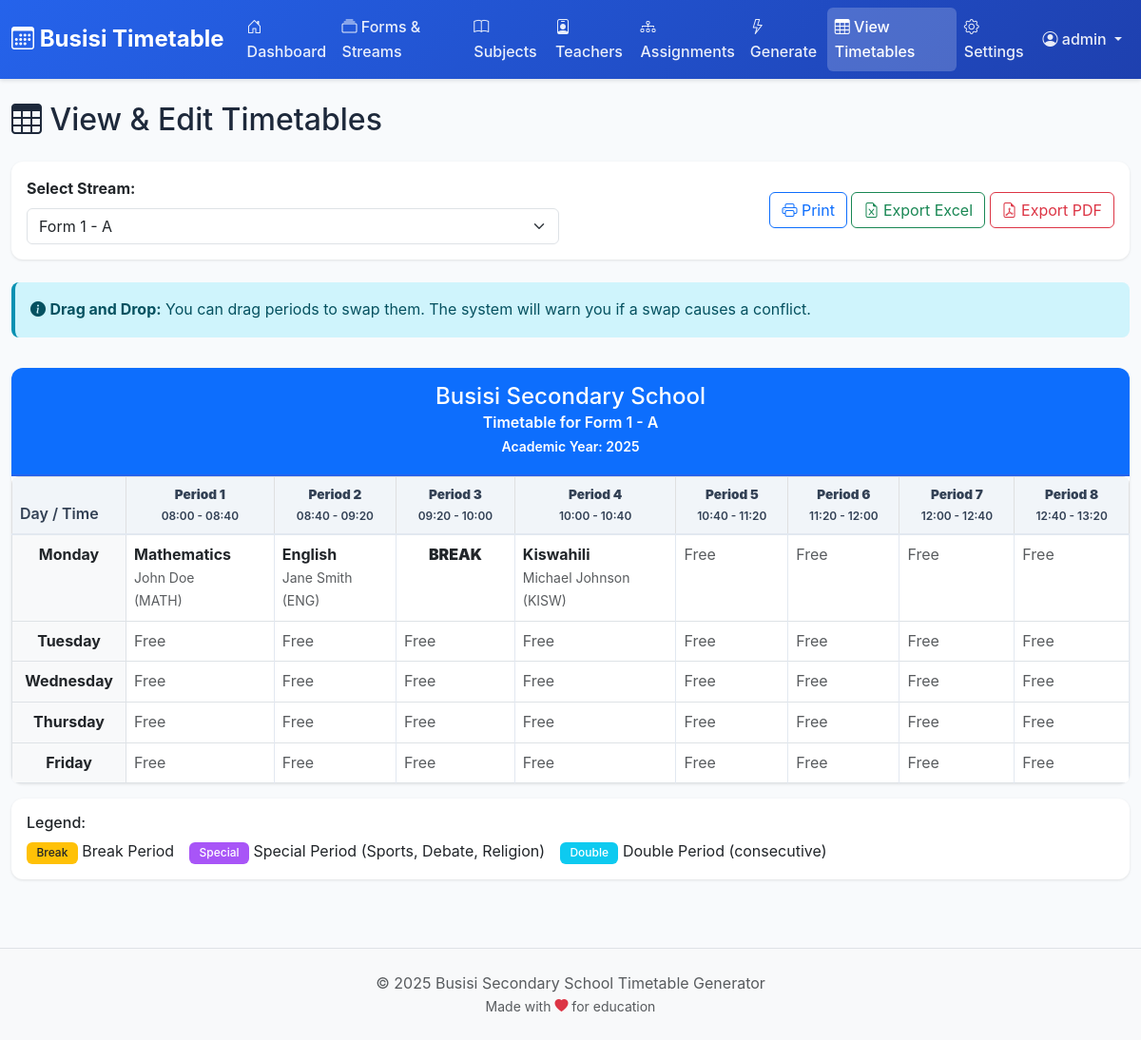
Screenshot of /admin/view.php (signed in) with the database file from the repository.
### tables this page shows
CREATE TABLE IF NOT EXISTS `school_settings` (
  `id` int(11) NOT NULL AUTO_INCREMENT,
  `setting_key` varchar(100) NOT NULL,
  `setting_value` text NOT NULL,
  `updated_at` timestamp NOT NULL DEFAULT CURRENT_TIMESTAMP ON UPDATE CURRENT_TIMESTAMP,
  PRIMARY KEY (`id`),
  UNIQUE KEY `setting_key` (`setting_key`)
);

CREATE TABLE IF NOT EXISTS `streams` (
  `id` int(11) NOT NULL AUTO_INCREMENT,
  `form_id` int(11) NOT NULL,
  `name` varchar(50) NOT NULL,
  `description` text DEFAULT NULL,
  `created_at` timestamp NOT NULL DEFAULT CURRENT_TIMESTAMP,
  PRIMARY KEY (`id`),
  KEY `form_id` (`form_id`),
  CONSTRAINT `streams_ibfk_1` FOREIGN KEY (`form_id`) REFERENCES `forms` (`id`) ON DELETE CASCADE
);

CREATE TABLE IF NOT EXISTS `forms` (
  `id` int(11) NOT NULL AUTO_INCREMENT,
  `name` varchar(50) NOT NULL,
  `description` text DEFAULT NULL,
  `display_order` int(11) DEFAULT 0,
  `created_at` timestamp NOT NULL DEFAULT CURRENT_TIMESTAMP,
  PRIMARY KEY (`id`),
  UNIQUE KEY `name` (`name`)
);

CREATE TABLE IF NOT EXISTS `timetables` (
  `id` int(11) NOT NULL AUTO_INCREMENT,
  `stream_id` int(11) NOT NULL,
  `day_of_week` int(11) NOT NULL COMMENT '1=Monday, 5=Friday, 7=Sunday',
  `period_number` int(11) NOT NULL,
  `subject_id` int(11) DEFAULT NULL,
  `teacher_id` int(11) DEFAULT NULL,
  `is_break` tinyint(1) DEFAULT 0,
  `is_special` tinyint(1) DEFAULT 0,
  `is_double_period` tinyint(1) DEFAULT 0 COMMENT 'First period of a double period',
  `special_period_id` int(11) DEFAULT NULL,
  `created_at` timestamp NOT NULL DEFAULT CURRENT_TIMESTAMP,
  `updated_at` timestamp NOT NULL DEFAULT CURRENT_TIMESTAMP ON UPDATE CURRENT_TIMESTAMP,
  PRIMARY KEY (`id`),
  UNIQUE KEY `unique_slot` (`stream_id`,`day_of_week`,`period_number`),
  KEY `subject_id` (`subject_id`),
  KEY `teacher_id` (`teacher_id`),
  KEY `special_period_id` (`special_period_id`),
  CONSTRAINT `timetables_ibfk_1` FOREIGN KEY (`stream_id`) REFERENCES `streams` (`id`) ON DELETE CASCADE,
  CONSTRAINT `timetables_ibfk_2` FOREIGN KEY (`subject_id`) REFERENCES `subjects` (`id`) ON DELETE SET NULL,
  CONSTRAINT `timetables_ibfk_3` FOREIGN KEY (`teacher_id`) REFERENCES `teachers` (`id`) ON DELETE SET NULL,
  CONSTRAINT `timetables_ibfk_4` FOREIGN KEY (`special_period_id`) REFERENCES `special_periods` (`id`) ON DELETE SET NULL
);

CREATE TABLE IF NOT EXISTS `subjects` (
  `id` int(11) NOT NULL AUTO_INCREMENT,
  `name` varchar(100) NOT NULL,
  `code` varchar(20) DEFAULT NULL,
  `description` text DEFAULT NULL,
  `created_at` timestamp NOT NULL DEFAULT CURRENT_TIMESTAMP,
  PRIMARY KEY (`id`),
  UNIQUE KEY `name` (`name`)
);

### includes/functions.php (called while the page is built, shortened)
<?php
function getSetting($key, $default = '') {
    $db = getDB();
    $stmt = $db->prepare("SELECT setting_value FROM school_settings WHERE setting_key = ?");
    $stmt->execute([$key]);
    $result = $stmt->fetch();
    return $result ? $result['setting_value'] : $default;
}
function getAllStreams() {
    $db = getDB();
    $stmt = $db->query("SELECT s.*, f.name as form_name
                       FROM streams s
                       JOIN forms f ON s.form_id = f.id
                       ORDER BY f.display_order, f.name, s.name");
    return $stmt->fetchAll();
}
function getStreamById($id) {
    $db = getDB();
    $stmt = $db->prepare("SELECT s.*, f.name as form_name
                         FROM streams s
                         JOIN forms f ON s.form_id = f.id
                         WHERE s.id = ?");
    $stmt->execute([$id]);
    return $stmt->fetch();
}
function getDayName($dayNumber) {
    $days = ['', 'Monday', 'Tuesday', 'Wednesday', 'Thursday', 'Friday', 'Saturday', 'Sunday'];
    return $days[$dayNumber] ?? 'Unknown';
}

### admin/view.php (the view, shortened to what this page needs)
<?php
require_once '../includes/functions.php';
$db = getDB();
$streams = getAllStreams();
$selectedStreamId = isset($_GET['stream_id']) ? intval($_GET['stream_id']) : ($streams[0]['id'] ?? 0);
$timetable = [];
if ($selectedStreamId) {
    $stmt = $db->prepare("SELECT t.*,
                         sub.name as subject_name, sub.code as subject_code,
                         CONCAT(te.first_name, ' ', te.last_name) as teacher_name,
                         sp.name as special_name
                         FROM timetables t
                         LEFT JOIN subjects sub ON t.subject_id = sub.id
                         LEFT JOIN teachers te ON t.teacher_id = te.id
                         LEFT JOIN special_periods sp ON t.special_period_id = sp.id
                         WHERE t.stream_id = ?
                         ORDER BY t.day_of_week, t.period_number");
    $stmt->execute([$selectedStreamId]);
    $results = $stmt->fetchAll();
    foreach ($results as $row) {
        $timetable[$row['day_of_week']][$row['period_number']] = $row;
    }
}
$schoolDays = intval(getSetting('school_days', 5));
$periodsPerDay = intval(getSetting('periods_per_day', 8));
$schoolName = getSetting('school_name', 'Busisi Secondary School');
$schoolStartTime = getSetting('school_start_time', '08:00');
$periodDuration = intval(getSetting('period_duration', 40));
function calculatePeriodTime($startTime, $periodNumber, $duration) {
    $startDateTime = DateTime::createFromFormat('H:i', $startTime);
    $periodStart = clone $startDateTime;
    $periodStart->add(new DateInterval('PT' . (($periodNumber - 1) * $duration) . 'M'));
    $periodEnd = clone $periodStart;
    $periodEnd->add(new DateInterval('PT' . $duration . 'M'));
    return $periodStart->format('H:i') . ' - ' . $periodEnd->format('H:i');
}
$streamInfo = $selectedStreamId ? getStreamById($selectedStreamId) : null;
?>
<?php require_once '../includes/header.php'; ?>
<div class="row">
    <div class="col-12">
        <h2 class="mb-4">
            <i class="bi bi-table"></i> View & Edit Timetables
        </h2>
    </div>
</div>
<div class="row mb-4">
    <div class="col-12">
        <div class="card">
            <div class="card-body">
                <div class="row align-items-center">
                    <div class="col-md-6">
                        <label for="streamSelect" class="form-label fw-bold">Select Stream:</label>
                        <select class="form-select" id="streamSelect" onchange="window.location.href='view.php?stream_id='+this.value">
                            <?php if (empty($streams)): ?>
                                <option value="">No streams available</option>
                            <?php else: ?>
                                <?php foreach ($streams as $stream): ?>
                                    <option value="<?php echo $stream['id']; ?>"
                                            <?php echo $selectedStreamId == $stream['id'] ? 'selected' : ''; ?>>
                                        <?php echo htmlspecialchars($stream['form_name'] . ' - ' . $stream['name']); ?>
                                    </option>
                                <?php endforeach; ?>
                            <?php endif; ?>
                        </select>
                    </div>
                    <div class="col-md-6 text-end">
                        <button type="button" class="btn btn-outline-primary" onclick="window.print()">
                            <i class="bi bi-printer"></i> Print
                        </button>
                        <a href="exports.php?stream_id=<?php echo $selectedStreamId; ?>" class="btn btn-outline-success">
                            <i class="bi bi-file-earmark-excel"></i> Export Excel
                        </a>
                        <a href="exports.php?stream_id=<?php echo $selectedStreamId; ?>&format=pdf" class="btn btn-outline-danger">
                            <i class="bi bi-file-earmark-pdf"></i> Export PDF
                        </a>
                    </div>
                </div>
            </div>
        </div>
    </div>
</div>
<?php if (empty($timetable)): ?>
    <div class="row">
        <div class="col-12">
            <div class="alert alert-warning">
                <i class="bi bi-exclamation-triangle-fill"></i>
                No timetable generated yet. Please <a href="generate.php">generate timetables</a> first.
            </div>
        </div>
    </div>
<?php else: ?>
    <div class="row mb-3 no-print">
        <div class="col-12">
            <div class="alert alert-info">
                <i class="bi bi-info-circle-fill"></i>
                <strong>Drag and Drop:</strong> You can drag periods to swap them. The system will warn you if a swap causes a conflict.
            </div>
        </div>
    </div>
    <div class="row">
        <div class="col-12">
            <div class="card">
                <div class="card-header text-center bg-primary text-white">
                    <h4 class="mb-0"><?php echo htmlspecialchars($schoolName); ?></h4>
                    <p class="mb-0">Timetable for <?php echo htmlspecialchars($streamInfo['form_name'] . ' - ' . $streamInfo['name']); ?></p>
                    <small>Academic Year: <?php echo htmlspecialchars(getSetting('academic_year', date('Y'))); ?></small>
                </div>
                <div class="card-body p-0">
                    <div class="table-responsive">
                        <table class="table table-bordered table-hover mb-0">
                            <thead class="table-light">
                                <tr>
                                    <th style="width: 120px;">Day / Time</th>
                                    <?php for ($period = 1; $period <= $periodsPerDay; $period++): ?>
                                        <th class="text-center" style="font-size: 0.85rem;">
                                            <strong>Period <?php echo $period; ?></strong><br>
                                            <small><?php echo calculatePeriodTime($schoolStartTime, $period, $periodDuration); ?></small>
                                        </th>
                                    <?php endfor; ?>
                                </tr>
                            </thead>
                            <tbody>
                                <?php for ($day = 1; $day <= $schoolDays; $day++): ?>
                                    <tr>
                                        <td class="text-center fw-bold bg-light"><?php echo getDayName($day); ?></td>
                                        <?php
                                            $p = 1;
                                            while ($p <= $periodsPerDay) {
                                                $period = $p;
                                                $slot = $timetable[$day][$period] ?? null;
                                            $isBreak = $slot && $slot['is_break'];
                                            $isSpecial = $slot && $slot['is_special'];
                                            $isDouble = $slot && $slot['is_double_period'];
                                            $cellClass = 'timetable-cell';
                                            if ($isBreak) {
                                                $cellClass .= ' period-break';
                                            } elseif ($isSpecial) {
                                                $cellClass .= ' period-special';
                                            } elseif ($isDouble) {
                                                $cellClass .= ' period-double';
                                            }
                                            if (!$isBreak && !$isSpecial && $slot && $slot['subject_id']) {
                                                $cellClass .= ' draggable';
                                            }
                                                    ?>
                                            <td class="<?php echo $cellClass; ?>"
                                                <?php if (!$isBreak && !$isSpecial && $slot && $slot['subject_id']): ?>
                                                    draggable="true"
                                                    data-stream-id="<?php echo $selectedStreamId; ?>"
                                                    data-day="<?php echo $day; ?>"
                                                    data-period="<?php echo $period; ?>"
                                                    data-subject-id="<?php echo $slot['subject_id']; ?>"
                                                    data-teacher-id="<?php echo $slot['teacher_id']; ?>"
                                                    data-is-double="<?php echo $isDouble ? '1' : '0'; ?>"
                                                <?php endif; ?>
                                                >
                                                <?php if ($isBreak): ?>
                                                    <strong>BREAK</strong>
                                                <?php elseif ($isSpecial): ?>
                                                    <strong><?php echo strtoupper(htmlspecialchars($slot['special_name'] ?? 'SPECIAL')); ?></strong>
                                                <?php elseif ($slot && $slot['subject_id']): ?>
                                                    <div class="fw-bold">
                                                        <?php echo htmlspecialchars($slot['subject_name']); ?>
                                                    </div>
                                                    <small class="text-muted d-block">
                                                        <?php echo htmlspecialchars($slot['teacher_name']); ?>
                                                    </small>
                                                    <?php if ($slot['subject_code']): ?>
                                                        <small class="text-muted">(<?php echo htmlspecialchars($slot['subject_code']); ?>)</small>
                                                    <?php endif; ?>
                                                <?php else: ?>
                                                    <span class="text-muted">Free</span>
                                                <?php endif; ?>
                                            </td>
                                            <?php
                                            $p++;
                                        }
                                        ?>
                                    </tr>
                                <?php endfor; ?>
                            </tbody>
                        </table>
                    </div>
                </div>
            </div>
        </div>
    </div>
    <div class="row mt-3">
        <div class="col-12">
            <div class="card">
                <div class="card-body">
                    <h6>Legend:</h6>
                    <div class="d-flex flex-wrap gap-3">
                        <div>
                            <span class="badge bg-warning text-dark">Break</span> Break Period
                        </div>
                        <div>
                            <span class="badge" style="background-color: #a855f7;">Special</span> Special Period (Sports, Debate, Religion)
                        </div>
                        <div>
                            <span class="badge bg-info">Double</span> Double Period (consecutive)
                        </div>
                    </div>
                </div>
            </div>
        </div>
    </div>
<?php endif; ?>
<?php require_once '../includes/footer.php'; ?>

### rows the page displays
school_settings: setting_value "Busisi Secondary School"
streams: form+name "Form 1 - A"
timetables: subject.name "Mathematics", teacher_name "John Doe", subject.code "MATH"
timetables: subject.name "English", teacher_name "Jane Smith", subject.code "ENG"
timetables: is_break "BREAK"
timetables: subject.name "Kiswahili", teacher_name "Michael Johnson", subject.code "KISW"
school_settings: setting_value "Friday"

### other values shown
$_SESSION['admin_username'] "admin"
calculatePeriodTime($schoolStartTime, $period, $periodDuration) "08:00 - 08:40"
calculatePeriodTime($schoolStartTime, $period, $periodDuration) "08:40 - 09:20"
calculatePeriodTime($schoolStartTime, $period, $periodDuration) "09:20 - 10:00"
calculatePeriodTime($schoolStartTime, $period, $periodDuration) "10:00 - 10:40"
calculatePeriodTime($schoolStartTime, $period, $periodDuration) "10:40 - 11:20"
calculatePeriodTime($schoolStartTime, $period, $periodDuration) "11:20 - 12:00"
calculatePeriodTime($schoolStartTime, $period, $periodDuration) "12:00 - 12:40"
calculatePeriodTime($schoolStartTime, $period, $periodDuration) "12:40 - 13:20"
getDayName($day) "Monday"
getDayName($day) "Tuesday"
getDayName($day) "Wednesday"
getDayName($day) "Thursday"
form field value "Form 1 - A"
